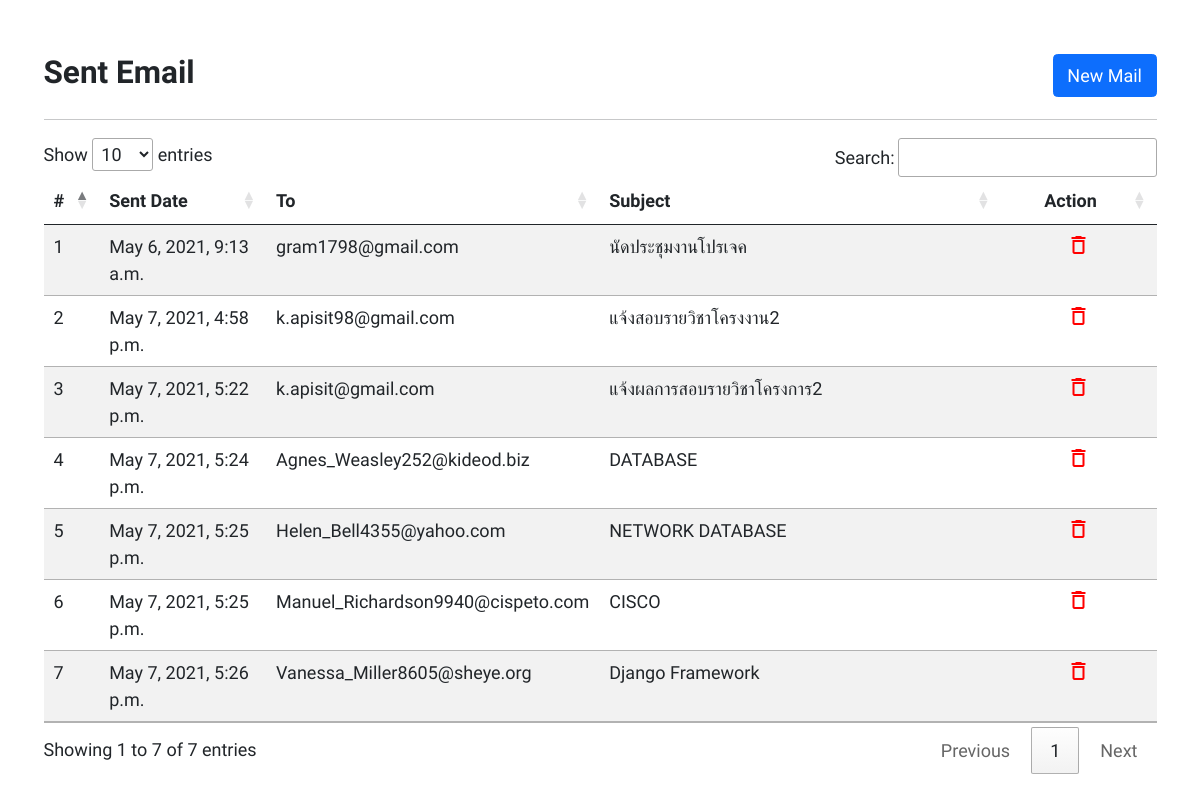
Page /email/ on the committed database.
### app/models.py (models this page shows)
class Email(models.Model):
    email_address = models.EmailField(null=False)
    subject = models.CharField(max_length=50, null=False)
    detail = models.TextField(null=False)
    create_date = models.DateTimeField(auto_now_add=True)

### app/views.py (the view, shortened to what this page needs)
# urls.py: path('email/', emailReply, name='emailView'),
def emailReply(request):
    context = {'emails': Email.objects.all()}
    return render(request, 'email_reply.html', context)

### app/Templates/email_reply.html (shortened to what this page needs)
{% extends "layout.html" %}
{% block content %}
    <div class="container mt-5">
        <div class="row">
            <div class="col"><h3><b>Sent Email</b></h3></div>
            <div class="col text-end">
                <button type="button" class="btn btn-primary" data-bs-toggle="modal" data-bs-target="#exampleModal">New Mail</button>
            </div>
        </div>
        <hr>
        <form method="POST">
            {% csrf_token %}
            <table class="table table-striped" id="myTable">
                <thead>
                    <tr>
                        <th scope="col" style="width:5%">#</th>
                        <th scope="col" style="width:15%">Sent Date</th>
                        <th scope="col" style="width:20%">To</th>
                        <th scope="col" style="width:auto;">Subject</th>
                        <th scope="col" style="width:8%; text-align: center;">Action</th>
                    </tr>
                </thead>
                <tbody>
                    {% for email in emails %}
                        <tr data-bs-toggle="modal" data-bs-target="#emailModalSetting{{forloop.counter}}" class="table-tr">
                            <td>{{forloop.counter}}</td>
                            <td>{{email.create_date}}</td>
                            <td>{{email.email_address}}</td>
                            <td>{{email.subject}}</td>
                            <td style="text-align: center;">
                                <a href="{% url 'emailDelete' email.id %}"><span class="material-icons" style="color:red;">delete_outline</span></a>
                            </td>
                        </tr>
                    {% endfor %}
                </tbody>
            </table>
        </form>
    </div>
{% endblock %}

### app/Templates/layout.html (style rules this page uses)
body, html { font-family: 'Kanit', sans-serif; font-size: 18px; height: 100%; }

### rows in the picture
Email: create_date "May 6, 2021, 9:13 a.m.", email_address "gram1798@gmail.com", subject "นัดประชุมงานโปรเจค"
Email: create_date "May 7, 2021, 4:58 p.m.", email_address "k.apisit98@gmail.com", subject "แจ้งสอบรายวิชาโครงงาน2"
Email: create_date "May 7, 2021, 5:22 p.m.", email_address "k.apisit@gmail.com", subject "แจ้งผลการสอบรายวิชาโครงการ2"
Email: create_date "May 7, 2021, 5:24 p.m.", email_address "Agnes_Weasley252@kideod.biz", subject "DATABASE"
Email: create_date "May 7, 2021, 5:25 p.m.", email_address "Helen_Bell4355@yahoo.com", subject "NETWORK DATABASE"
Email: create_date "May 7, 2021, 5:25 p.m.", email_address "Manuel_Richardson9940@cispeto.com", subject "CISCO"
Email: create_date "May 7, 2021, 5:26 p.m.", email_address "Vanessa_Miller8605@sheye.org", subject "Django Framework"
